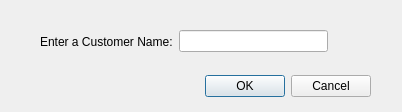
<?xml version="1.0" encoding="UTF-8"?>
<ui version="4.0">
 <class>Find</class>
 <widget class="QDialog" name="Find">
  <property name="geometry">
   <rect>
    <x>0</x>
    <y>0</y>
    <width>402</width>
    <height>112</height>
   </rect>
  </property>
  <property name="windowTitle">
   <string>Dialog</string>
  </property>
  <widget class="QDialogButtonBox" name="buttonBox">
   <property name="geometry">
    <rect>
     <x>30</x>
     <y>70</y>
     <width>341</width>
     <height>32</height>
    </rect>
   </property>
   <property name="orientation">
    <enum>Qt::Horizontal</enum>
   </property>
   <property name="standardButtons">
    <set>QDialogButtonBox::Cancel|QDialogButtonBox::Ok</set>
   </property>
  </widget>
  <widget class="QWidget" name="">
   <property name="geometry">
    <rect>
     <x>40</x>
     <y>30</y>
     <width>288</width>
     <height>23</height>
    </rect>
   </property>
   <layout class="QHBoxLayout" name="horizontalLayout">
    <item>
     <widget class="QLabel" name="label">
      <property name="text">
       <string>Enter a Customer Name:</string>
      </property>
     </widget>
    </item>
    <item>
     <widget class="QLineEdit" name="lineEdit"/>
    </item>
   </layout>
  </widget>
 </widget>
 <resources/>
 <connections>
  <connection>
   <sender>buttonBox</sender>
   <signal>accepted()</signal>
   <receiver>Find</receiver>
   <slot>accept()</slot>
   <hints>
    <hint type="sourcelabel">
     <x>248</x>
     <y>84</y>
    </hint>
    <hint type="destinationlabel">
     <x>157</x>
     <y>106</y>
    </hint>
   </hints>
  </connection>
  <connection>
   <sender>buttonBox</sender>
   <signal>rejected()</signal>
   <receiver>Find</receiver>
   <slot>reject()</slot>
   <hints>
    <hint type="sourcelabel">
     <x>316</x>
     <y>90</y>
    </hint>
    <hint type="destinationlabel">
     <x>286</x>
     <y>106</y>
    </hint>
   </hints>
  </connection>
 </connections>
</ui>
